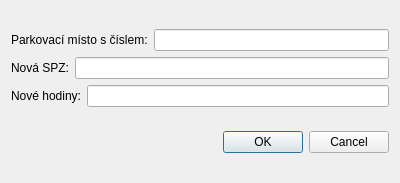
<?xml version="1.0" encoding="UTF-8"?>
<ui version="4.0">
 <class>dialogupravit</class>
 <widget class="QDialog" name="dialogupravit">
  <property name="geometry">
   <rect>
    <x>0</x>
    <y>0</y>
    <width>400</width>
    <height>183</height>
   </rect>
  </property>
  <property name="windowTitle">
   <string>Dialog</string>
  </property>
  <layout class="QVBoxLayout" name="verticalLayout_3">
   <item>
    <layout class="QVBoxLayout" name="verticalLayout_2">
     <item>
      <layout class="QHBoxLayout" name="horizontalLayout_4">
       <item>
        <widget class="QLabel" name="label">
         <property name="text">
          <string>Parkovací místo s číslem:</string>
         </property>
        </widget>
       </item>
       <item>
        <widget class="QLineEdit" name="le_hid"/>
       </item>
      </layout>
     </item>
     <item>
      <layout class="QHBoxLayout" name="horizontalLayout_2">
       <item>
        <widget class="QLabel" name="label_3">
         <property name="text">
          <string>Nová SPZ:</string>
         </property>
        </widget>
       </item>
       <item>
        <widget class="QLineEdit" name="le_nspz"/>
       </item>
      </layout>
     </item>
     <item>
      <layout class="QHBoxLayout" name="horizontalLayout_3">
       <item>
        <widget class="QLabel" name="label_2">
         <property name="text">
          <string>Nové hodiny:</string>
         </property>
        </widget>
       </item>
       <item>
        <widget class="QLineEdit" name="le_nhod"/>
       </item>
      </layout>
     </item>
    </layout>
   </item>
   <item>
    <widget class="QDialogButtonBox" name="buttonBox">
     <property name="orientation">
      <enum>Qt::Horizontal</enum>
     </property>
     <property name="standardButtons">
      <set>QDialogButtonBox::Cancel|QDialogButtonBox::Ok</set>
     </property>
    </widget>
   </item>
  </layout>
 </widget>
 <resources/>
 <connections>
  <connection>
   <sender>buttonBox</sender>
   <signal>accepted()</signal>
   <receiver>dialogupravit</receiver>
   <slot>accept()</slot>
   <hints>
    <hint type="sourcelabel">
     <x>248</x>
     <y>254</y>
    </hint>
    <hint type="destinationlabel">
     <x>157</x>
     <y>274</y>
    </hint>
   </hints>
  </connection>
  <connection>
   <sender>buttonBox</sender>
   <signal>rejected()</signal>
   <receiver>dialogupravit</receiver>
   <slot>reject()</slot>
   <hints>
    <hint type="sourcelabel">
     <x>316</x>
     <y>260</y>
    </hint>
    <hint type="destinationlabel">
     <x>286</x>
     <y>274</y>
    </hint>
   </hints>
  </connection>
 </connections>
</ui>
